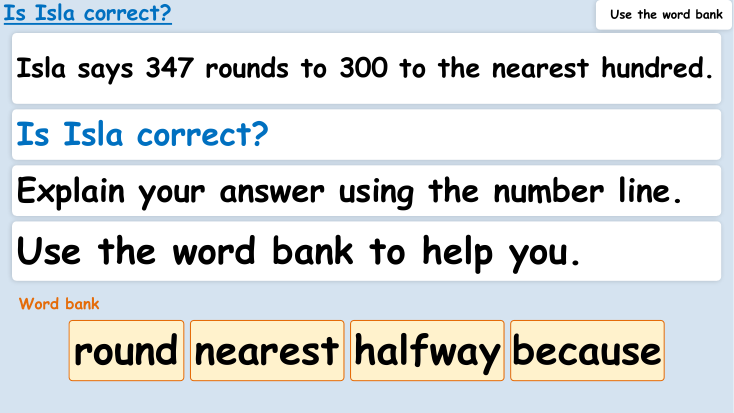
#> input picture plans/streamline-tools/colours-renders/demo/before-png/Colours on the board-page-01.png, 1467 x 825 px (shown at 1/2 size); its folder holds only this picture in this run
$ python make_comparisons.py
#> lines starting #> are read from the running program, lines starting #| are printed output that depends on the picture
"""Side-by-side pictures of the colours release for the teacher: before on the
left, after on the right, one row per page. Reads the rendered pages beside
this file and writes compare-slides.png, compare-wall.png and compare-sheet.png
here (printed before writing)."""
import glob
from pathlib import Path

from PIL import Image, ImageDraw, ImageFont

HERE = Path(__file__).resolve().parent


def font(size):
    for name in ("comic.ttf", "arial.ttf"):
        try:
            return ImageFont.truetype(name, size)
        except OSError:
            continue
    return ImageFont.load_default()


def pairs_sheet(pairs, out, width=900, title=""):
#> called with width = 900, title = 'The board: before and after'
    rows = []
    for before, after, label in pairs:
        b = Image.open(before).convert("RGB")
#> b is the input picture: PIL image 1467x825 RGB; mean R, G, B 218.3, 222, 223
        a = Image.open(after).convert("RGB")
        scale = width / max(b.width, a.width)
#> scale = 0.613
        b = b.resize((int(b.width * scale), int(b.height * scale)))
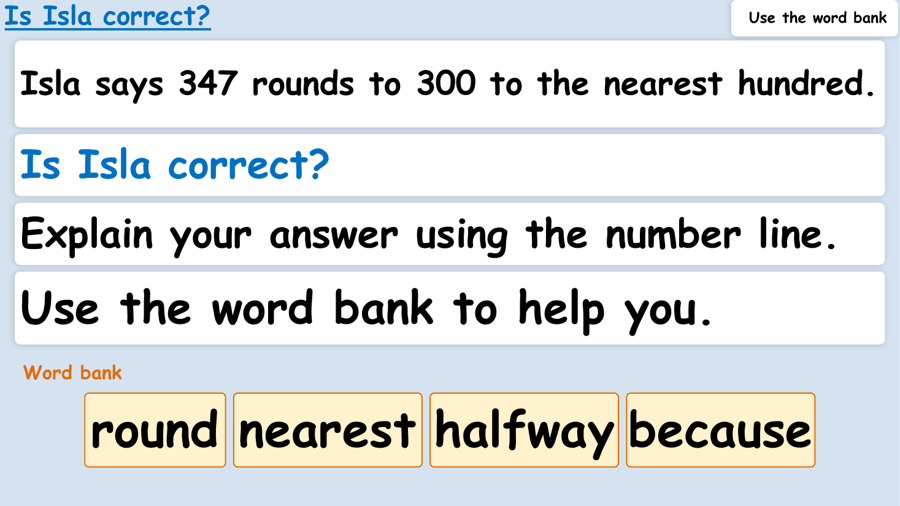
#> b: PIL image 900x506 RGB; mean R, G, B 218.3, 222.1, 223
        a = a.resize((int(a.width * scale), int(a.height * scale)))
        rows.append((b, a, label))
    head = 100
    gap = 24
    label_h = 34
    height = head + sum(max(b.height, a.height) + label_h + gap for b, a, _ in rows)
#> height = 664
    sheet = Image.new("RGB", (width * 2 + gap * 3, height), "white")
#> sheet: PIL image 1872x664 RGB; every value is 255
    draw = ImageDraw.Draw(sheet)
    draw.text((gap, 14), title, fill="black", font=font(30))
    draw.text((gap, head - 34), "Before", fill="#555555", font=font(24))
    draw.text((gap * 2 + width, head - 34), "After", fill="#555555", font=font(24))
    y = head
    for b, a, label in rows:
        draw.text((gap, y + 4), label, fill="#333333", font=font(20))
        y += label_h
        sheet.paste(b, (gap, y))
        sheet.paste(a, (gap * 2 + width, y))
        y += max(b.height, a.height) + gap
#> this loop made 1 pass
#> y on pass 1: 664
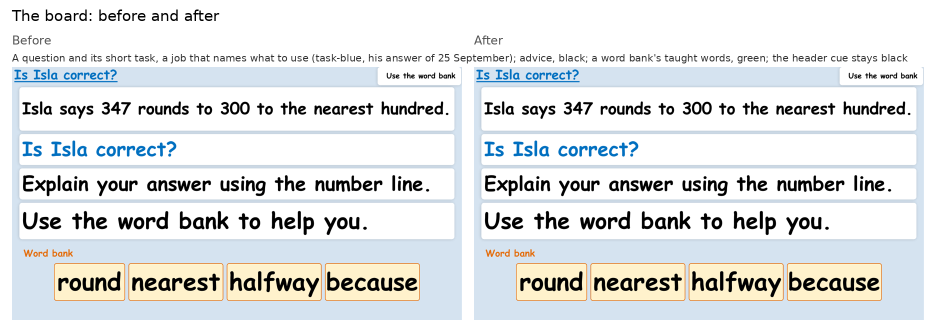
#> sheet: PIL image 1872x664 RGB (shown at 1/2 size); mean R, G, B 226.3, 229, 229.7
#> after the loop, y = 664
    print(f"writing {out}")
    sheet.save(out)


slides = sorted(glob.glob(str(HERE / "demo" / "before-png" / "*-page-*.png")))
labels = ["A question and its short task, a job that names what to use (task-blue, his answer of 25 September); advice, black; a word bank's taught words, green; the header cue stays black",
          "A worked example (the method frame), purple; a short task (task-blue)",
          "A mistaken worked row (Sam's), purple digit by digit, the changed digit still ringed; a callout stating what is true, black",
          "A table's deciding word, bold not blue",
          "A Teach slide's prepared model, purple (a teach layout takes worked-purple now); its sticky fact purple as before",
          "A My Turn: the short task (task-blue) and the prepared worked lines (worked-purple)",
          "A worked example set out as steps, purple words and numbers; its question and short task on one blue line"]
pairs_sheet([(b, b.replace("before-png", "after-png"), labels[n]) for n, b in enumerate(slides)],
            HERE / "compare-slides.png", title="The board: before and after")

wall = []
for name, label in (("full-set", "Worked example, sticky fact, sentence stem, misconception"),
                    ("paired-stems", "A sentence stem with its modelled line"),
                    ("vocab-chips", "Vocabulary chips"),
                    ("demo-vocab", "A vocabulary card, and a sticky fact whose taught word is green without braces"),
                    ("demo-section", "A section of drawings (a right result green, Sam's mistake purple), and a reference table"),
                    ("heroCallouts-a3", "A photograph with two groups"),
                    ("causeCards-a3", "Cause cards"),
                    ("photoMapOverview-a3", "A local-area overview")):
    for before in sorted(glob.glob(str(HERE / "wall" / "before-png" / name / "*-page-*.png"))):
        wall.append((before, before.replace("before-png", "after-png"), label))
pairs_sheet(wall, HERE / "compare-wall.png", width=700, title="The working wall: before and after")
#> call 2 of pairs_sheet, with width = 700, title = 'The working wall: before and after'
#> in pairs_sheet (call 2), `height = head + sum(max(b.height, a.height) + label_h + gap for b, a, ..`: height = 100
#> in pairs_sheet (call 2), `sheet = Image.new("RGB", (width * 2 + gap * 3, height), "white")`: sheet: PIL image 1472x100 RGB; every value is 255
#> after the loop in pairs_sheet (call 2), `for b, a, label in rows:`:
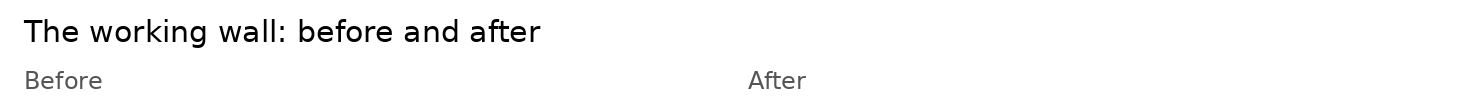
#> sheet: PIL image 1472x100 RGB; min 0, max 255, mean 248.5

pairs_sheet([(str(HERE / "sheet" / "before-png" / "worksheet-page-01.png"),
              str(HERE / "sheet" / "after-png" / "worksheet-page-01.png"),
              "The method frame on paper: a worked one purple, the child's empty ones as before")],
            HERE / "compare-sheet.png", width=800, title="The worksheet: before and after")
#> call 3 of pairs_sheet, with width = 800, title = 'The worksheet: before and after'
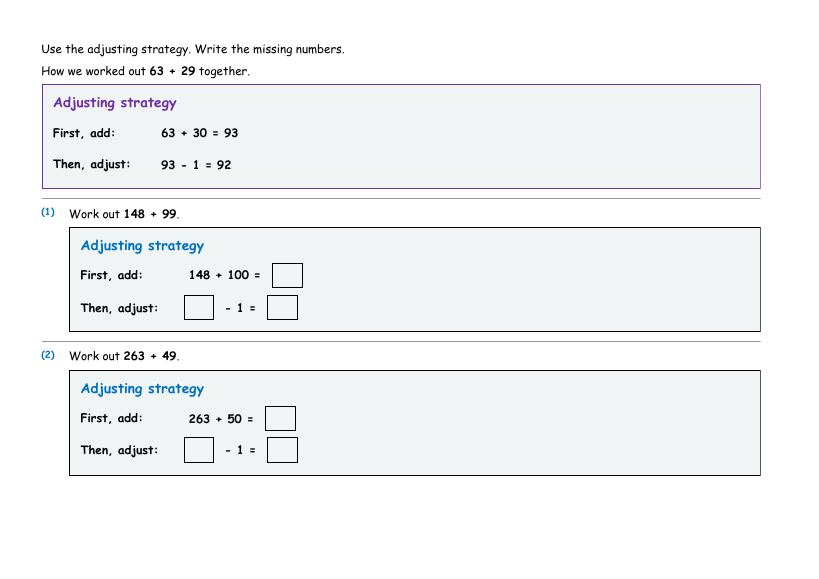
#> input picture plans/streamline-tools/colours-renders/sheet/after-png/worksheet-page-01.png, 819 x 579 px, found by its file name
#> in pairs_sheet, b is the input picture: PIL image 819x579 RGB; mean R, G, B 243.1, 244.4, 245.5
#> in pairs_sheet (call 3), `b = b.resize((int(b.width * scale), int(b.height * scale)))`:
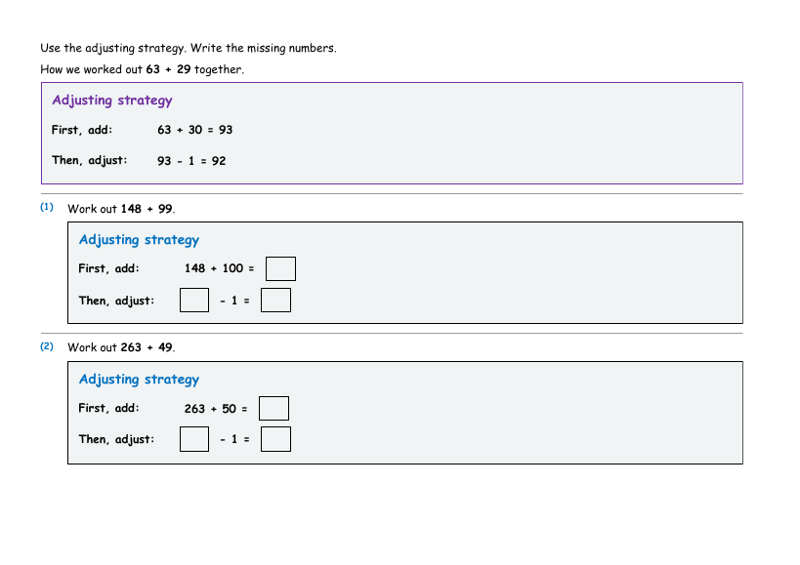
#> b: PIL image 800x565 RGB; mean R, G, B 243, 244.3, 245.4
#> in pairs_sheet (call 3), `height = head + sum(max(b.height, a.height) + label_h + gap for b, a, ..`: height = 723
#> in pairs_sheet (call 3), `sheet = Image.new("RGB", (width * 2 + gap * 3, height), "white")`: sheet: PIL image 1672x723 RGB; every value is 255
#> the loop in pairs_sheet (call 3), `for b, a, label in rows:` made 1 pass
#> y on pass 1: 723
#> after the loop in pairs_sheet (call 3), `for b, a, label in rows:`:
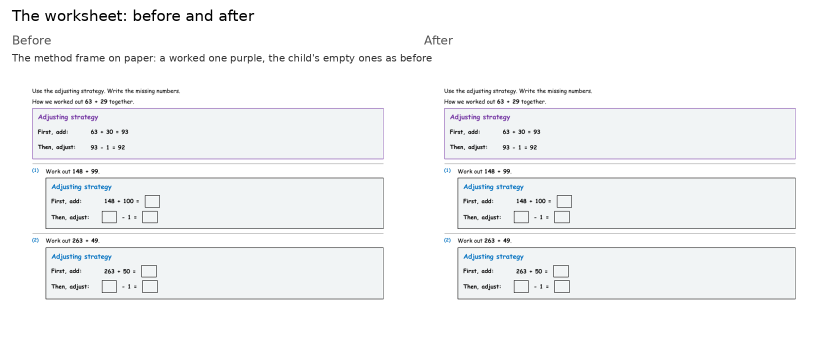
#> sheet: PIL image 1672x723 RGB (shown at 1/2 size); mean R, G, B 244.7, 245.6, 246.5

real = []
for name, label in (("history-4", "History: Lord Shaftesbury (photograph with two groups)"),
                    ("digestive", "Science: parts of the digestive system (labelled diagram)"),
                    ("maths-14", "Maths: negative numbers (a section of drawings)"),
                    ("tooth", "Science: how a tooth decays (sticky fact)"),
                    ("victorian", "History: Victorian working conditions (worked example)")):
    for before in sorted(glob.glob(str(HERE / "real-walls" / "before-png" / name / "*-page-*.png"))):
        real.append((before, before.replace("before-png", "after-png"), label))
if real:
    pairs_sheet(real, HERE / "compare-real-walls.png", width=700, title="Five of his real walls: before and after")
